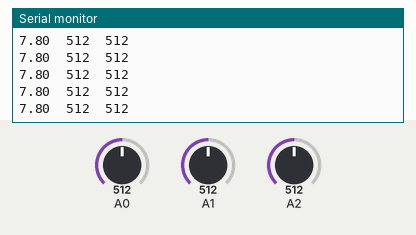
Recording of a sketch running on a simulated Arduino Uno, built with avr-gcc and run on an emulated ATmega328P. Parts: the last lines printed to the serial monitor. The test bench sets the inputs (shaded band); at power-on: A0 = 512, A1 = 512, A2 = 512.

Above: at 7.2 s.
7.3 s: A0 set to 43
At 7.37 s:
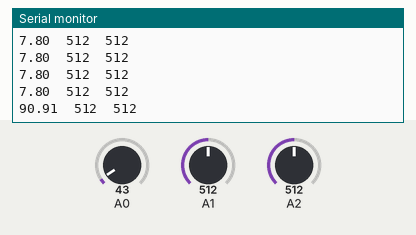
8.8 s: A0 set to 37
At 8.88 s:
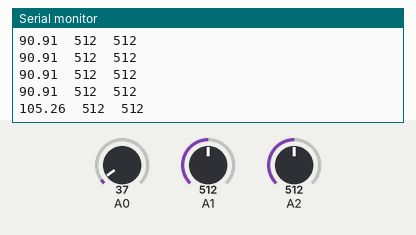
Timing chart, 0 to 11.3 s (numbered marks = the images above; inputs shaded):
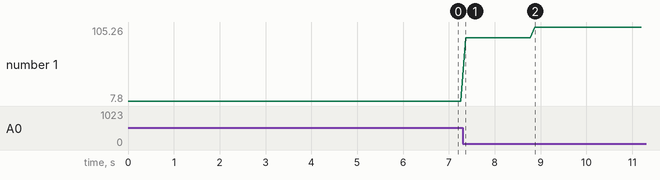

Measured:
- after the input at 7.3 s, the serial monitor: prints a new line after 0.06 s (image 1)
- after the input at 8.8 s, the serial monitor: prints a new line after 0.08 s (image 2)
- plotted number 1: 7.8 → 90.91 after the input at 7.3 s, 90.91 → 105.26 after the input at 8.8 s

The sketch:

Sensor_check.ino
```cpp
void setup() {
  Serial.begin(9600);
}

void loop() {
  float val0 = 4000.0/(analogRead(0)+1);
  int val1 = analogRead(1);
  int val2 = analogRead(2);
  Serial.println(String(val0)+"\t"+String(val1)+"\t"+String(val2));
  delay(100);
}
```
